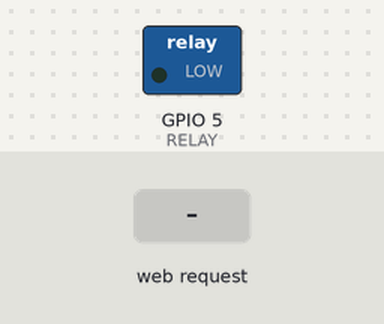
This sketch was run on a simulated ESP8266 (NodeMCU). Shown: switched loads named in the sketch (green lamp = pin HIGH). The test bench sets the inputs (shaded band). WiFi joins after 1.5 s; servers stay silent unless stated; what the sketch prints to the serial monitor is not drawn.

Above: at 2.7 s.
2.8 s: HTTP request GET /RELAY=OFF received
At 3.2 s:
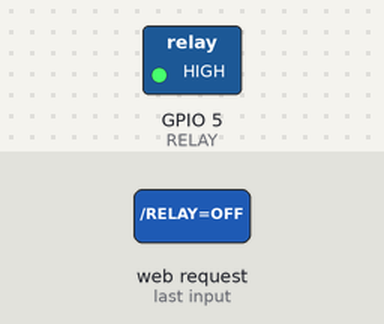
4.3 s: HTTP request GET /RELAY=ON received
At 5.5 s:
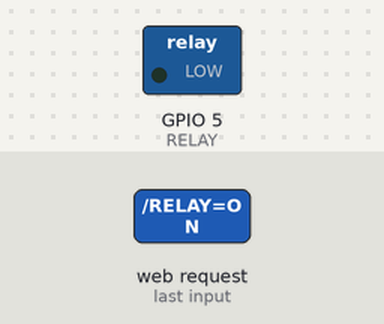
5.8 s: HTTP request GET /RELAY=PULSE received
At 6.2 s:
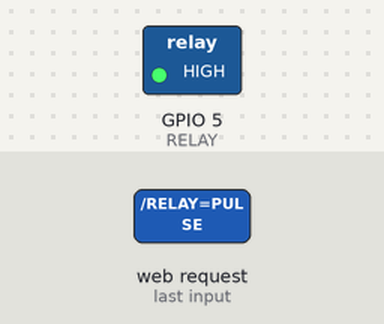
Timing chart, 0 to 8.8 s (numbered marks = the images above; inputs shaded):
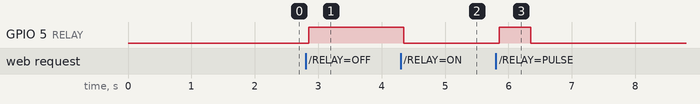

Measured:
- after the input at 2.8 s, GPIO 5 (RELAY): LOW → HIGH after 0.05 s
- after the input at 4.3 s, GPIO 5 (RELAY): HIGH → LOW after 0.05 s
- after the input at 5.8 s, GPIO 5 (RELAY): LOW → HIGH after 0.05 s, → LOW 0.50 s later

The sketch:

ON_OFF_PULSE.ino
```cpp
// (licence header left out)
#include <ESP8266WiFi.h>

const char* ssid = "wifi-ssid"; // fill in here your router or wifi SSID
const char* password = "wifi-pass"; // fill in here your router or wifi password
#define RELAY 5          // relay connected to D1
#define PULSE_DELAY 500   // pulse delay in miliseconds
WiFiServer server(80);

// Set your Static IP address
IPAddress local_IP(10, 0, 0, 80);
// Set your Gateway IP address
IPAddress gateway(10, 0, 0, 2);

IPAddress subnet(255, 255, 255, 0);
IPAddress primaryDNS(8, 8, 8, 8);   //optional
IPAddress secondaryDNS(8, 8, 4, 4); //optional

void setup()
{
  Serial.begin(115200); // must be same baudrate with the Serial Monitor

  WiFi.setSleepMode(WIFI_NONE_SLEEP);
  WiFi.mode(WIFI_STA);
  pinMode(RELAY,OUTPUT);
  digitalWrite(RELAY, LOW);

  // Configures static IP address
  if (!WiFi.config(local_IP, gateway, subnet, primaryDNS, secondaryDNS)) {
    Serial.println("STA Failed to configure");
  }

  // Connect to WiFi network
  Serial.println();
  Serial.println();
  Serial.print("Connecting to ");
  Serial.println(ssid);

  WiFi.begin(ssid, password);

  while (WiFi.status() != WL_CONNECTED)
  {
    delay(500);
    Serial.print(".");
  }
  Serial.println("");
  Serial.println("WiFi connected");

  // Start the server
  server.begin();
  Serial.println("Server started");

  // Print the IP address
  Serial.print("Use this URL to connect: ");
  Serial.print(WiFi.localIP());
  Serial.println("/");
  Serial.print("MAC: ");
  Serial.println(WiFi.macAddress());

}

void loop()
{
  // Check if a client has connected
  WiFiClient client = server.available();
  if (!client)
  {
    return;
  }

  // Wait until the client sends some data
  delay(50);
  Serial.println("new client");
  while(!client.available())
  {
    delay(1);
  }

  // Read the first line of the request
  String request = client.readStringUntil('\r');
  Serial.println(request);
  client.flush();

  // Match the request
  int value = LOW;
  if (request.indexOf("/RELAY=ON") != -1)
  {
    Serial.println("RELAY=ON");
    digitalWrite(RELAY,LOW);
    value = LOW;
  }
  if (request.indexOf("/RELAY=OFF") != -1)
  {
    Serial.println("RELAY=OFF");
    digitalWrite(RELAY,HIGH);
    value = HIGH;
  }
  if (request.indexOf("/RELAY=PULSE") != -1)
  {
    Serial.println("RELAY=PULSE");
    digitalWrite(RELAY,HIGH);
    value = HIGH;
    delay(PULSE_DELAY);
    digitalWrite(RELAY,LOW);
    value = LOW;
    // Redirect to home page
    client.println("<!DOCTYPE html>");
    client.println("<html>");
    client.println("<head>");
    client.println("    <meta charset=\"utf-8\"/>");
    client.println("    <title>Redirecting</title>");
    client.println("");
    client.println("    <meta http-equiv=\"refresh\" content=\"0; URL='/'\"/>");
    client.println("</head>");
    client.println("<body>");
    client.println("</body>");
    client.println("</html>");
    delay(1);
    return;
  }

  // Return the response
  client.println("HTTP/1.1 200 OK");
  client.println("Content-Type: text/html");
  client.println(""); //  this is a must
  client.println("<!DOCTYPE html>");
  client.println("<html>");
  client.println("<head>");
  client.println("<title>Relay control</title>");
  client.println("<style>");
  client.println(".button {");
  client.println("  background-color: #4CAF50; /* Green */");
  client.println("  border: none;");
  client.println("  color: white;");
  client.println("  padding: 15px 32px;");
  client.println("  text-align: center;");
  client.println("  text-decoration: none;");
  client.println("  display: inline-block;");
  client.println("  font-size: 90px;");
  client.println("  margin: 4px 2px;");
  client.println("  cursor: pointer;");
  client.println("  width: 100%;");
  client.println("  height: 200px;");
  client.println("}");
  client.println("</style>");
  client.println("</head>");
  client.println("<body>");
  client.println("<form action=\"/RELAY=ON\">");
  client.println("  <button class=\"button\">Relay ON</button>");
  client.println("</form>");
  client.println("<form action=\"/RELAY=OFF\">");
  client.println("  <button class=\"button\">Relay OFF</button>");
  client.println("</form>");
  client.println("<form action=\"/RELAY=PULSE\">");
  client.println("  <button class=\"button\">Pulse relay</button>");
  client.println("</form>");
  client.println("</body>");
  client.println("</html>");


  delay(1);
  Serial.println("Client disconnected");
  Serial.println("");
}
```
